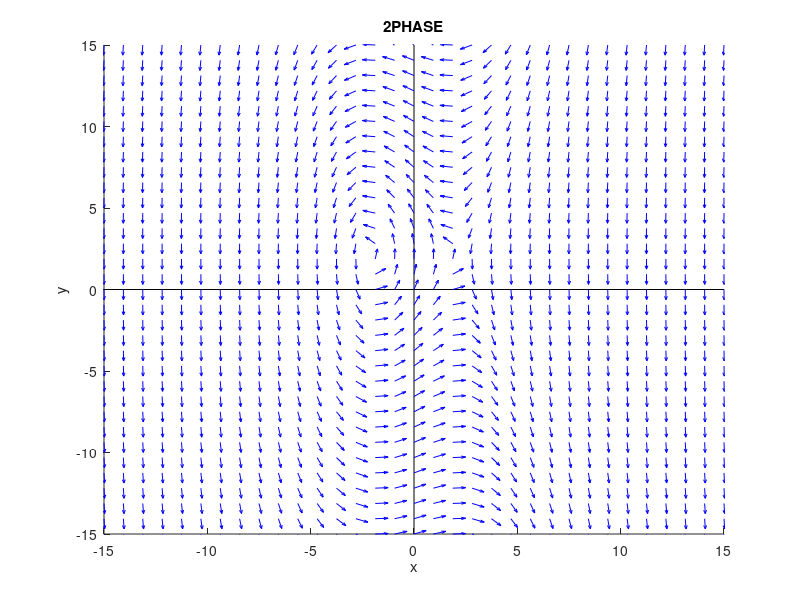

This chart was generated by the following MATLAB code: (Note: this script raises an error after producing the figure.)
% function: PHASE.m
%           (source: 2PHASE.BAS)
%

function PHASE()

    xm = 15; ym = 15;
    init_figure(xm, ym);
    
    % --- Step-by-step method ---
    fprintf('No input value will stop execution\n\n');
        
    while (1)
        [x y] = askvalues('x0,y0 =');

        if isempty(x); break; end
        
        t = 0;
        h = .005;
        plot_pnt('init', 50, 'r-');
        
        fprintf('Hit ENTER to stop\n');
        kbhit('init');
        while (1)
            [x y] = ImpEuler(x,y,h);
            t = t+h;
            plot_pnt('add', x,y);
            
            if kbhit == 10      % 10 = ENTER key
                input('');      % flush the last ENTER typed
                break;
            end
        end
        kbhit('stop');
        plot_pnt('flush');
    end
    hold off
end

function init_figure(xm,ym)
    clf;
    axis([-xm xm -ym ym]);
    hold on;
    plot([-xm xm],[0 0], 'k');
    plot([0 0],[-ym ym], 'k');
    xlabel('x');
    ylabel('y');
    title('2PHASE');

    % --- Plotting the direction field ---
    p = 32; % was 25
    Px = zeros((p+2)^2,1); Py = zeros((p+2)^2,1);
    vx = zeros((p+2)^2,1); vy = zeros((p+2)^2,1);
    i = 1;
    for y = ym : -2*ym/p : -ym
        for x = -xm : 2*xm/p : xm
            x1 = fnf(x,y)/xm;
            y1 = fng(x,y)/ym;
            s  = p*sqrt(x1^2 + y1^2);
            x2 = fnf(x,y)/s;
            y2 = fng(x,y)/s;

            Px(i) = x;  Py(i) = y;
            vx(i) = x2; vy(i) = y2;
            i = i+1;
        end
    end
    quiver(Px, Py, vx, vy, 0.5, 'b');
    commandwindow();  % Open Command Window, or select it if already open
end


function rv = fnf(x,y)
    rv = 4-2*y;
end

function rv = fng(x,y)
    rv =  12-3*x^2;
end

function [x y] = ImpEuler(x,y,h)
    c1 = h * fnf(x, y);
    d1 = h * fng(x, y);
    c2 = h * fnf(x + c1, y + d1);
    d2 = h * fng(x + c1, y + d1);
    x = x + (c1 + c2)/2;
    y = y + (d1 + d2)/2;
end

function [x y] = askvalues(requeststr)
    s = input(requeststr, 's');
    if isempty(s)
        x = []; y = [];
    else
        xy = sscanf(s, '%f%*[ ,]%f');
        x = xy(1);
        y = xy(2);
    end
end


function plot_pnt(mode, t, x)
    persistent tbuf xbuf ibuf buflen lintype
    
    switch mode
        case 'init'
            buflen  = t;    % now t = plot buffer length
            lintype = x;    %     x = linetype, ie 'r.-'
            tbuf = zeros(buflen,1);
            xbuf = zeros(buflen,1);
            ibuf = 1;
            
        case 'add'
            tbuf(ibuf) = t;
            xbuf(ibuf) = x;
            if ibuf == buflen
                plotbuf(buflen);
                ibuf = 1;
                tbuf(1) = t;    % To prevent gaps, let the next part
                xbuf(1) = x;    % start with the last point
            end
            ibuf = ibuf+1;
                
        case 'flush'  % plot the current content of the buffer
            plotbuf(ibuf-1);
    end
    
    function plotbuf(len)
        plot(tbuf(1:len), xbuf(1:len), lintype);    % 'Markersize', 5);
        pause(1e-6);
    end
end


